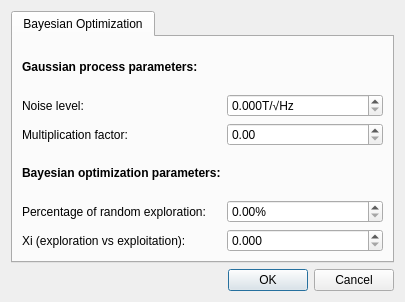
<?xml version="1.0" encoding="UTF-8"?>
<ui version="4.0">
 <class>SettingsDialog</class>
 <widget class="QDialog" name="SettingsDialog">
  <property name="geometry">
   <rect>
    <x>0</x>
    <y>0</y>
    <width>405</width>
    <height>302</height>
   </rect>
  </property>
  <property name="windowTitle">
   <string>qudi: OOP - Settings</string>
  </property>
  <layout class="QGridLayout" name="gridLayout">
   <item row="1" column="0">
    <widget class="QDialogButtonBox" name="buttonBox">
     <property name="orientation">
      <enum>Qt::Horizontal</enum>
     </property>
     <property name="standardButtons">
      <set>QDialogButtonBox::Cancel|QDialogButtonBox::Ok</set>
     </property>
     <property name="centerButtons">
      <bool>false</bool>
     </property>
    </widget>
   </item>
   <item row="0" column="0">
    <widget class="QTabWidget" name="tabWidget">
     <property name="currentIndex">
      <number>0</number>
     </property>
     <widget class="QWidget" name="bayopt_tab">
      <attribute name="title">
       <string>Bayesian Optimization</string>
      </attribute>
      <layout class="QGridLayout" name="gridLayout_2">
       <item row="6" column="0">
        <widget class="QLabel" name="Xi_Label">
         <property name="sizePolicy">
          <sizepolicy hsizetype="Expanding" vsizetype="Preferred">
           <horstretch>0</horstretch>
           <verstretch>0</verstretch>
          </sizepolicy>
         </property>
         <property name="text">
          <string>Xi (exploration vs exploitation):</string>
         </property>
        </widget>
       </item>
       <item row="0" column="0">
        <widget class="QLabel" name="gaussian_Label">
         <property name="text">
          <string>&lt;html&gt;&lt;head/&gt;&lt;body&gt;&lt;p&gt;&lt;span style=&quot; font-weight:600;&quot;&gt;Gaussian process parameters:&lt;/span&gt;&lt;/p&gt;&lt;/body&gt;&lt;/html&gt;</string>
         </property>
        </widget>
       </item>
       <item row="4" column="0">
        <widget class="QLabel" name="bayoppt_Label">
         <property name="sizePolicy">
          <sizepolicy hsizetype="Expanding" vsizetype="Preferred">
           <horstretch>0</horstretch>
           <verstretch>0</verstretch>
          </sizepolicy>
         </property>
         <property name="text">
          <string>&lt;html&gt;&lt;head/&gt;&lt;body&gt;&lt;p&gt;&lt;span style=&quot; font-weight:600;&quot;&gt;Bayesian optimization parameters:&lt;/span&gt;&lt;/p&gt;&lt;/body&gt;&lt;/html&gt;</string>
         </property>
        </widget>
       </item>
       <item row="2" column="0">
        <widget class="QLabel" name="mult_Label">
         <property name="text">
          <string>Multiplication factor:</string>
         </property>
        </widget>
       </item>
       <item row="6" column="1">
        <widget class="QDoubleSpinBox" name="bayopt_xi_DoubleSpinBox">
         <property name="toolTip">
          <string>&lt;html&gt;&lt;head/&gt;&lt;body&gt;&lt;p&gt;Xi controls the degree of exploration versus exploitation of the algorithm. The higher xi is, the more the algorithm will explore new regions, and the lower xi is, the more it will try to exploit region where sensitivity has proven to be small. Recommended default value: 0.1&lt;/p&gt;&lt;/body&gt;&lt;/html&gt;</string>
         </property>
         <property name="decimals">
          <number>3</number>
         </property>
         <property name="maximum">
          <double>1000.000000000000000</double>
         </property>
         <property name="singleStep">
          <double>0.010000000000000</double>
         </property>
        </widget>
       </item>
       <item row="5" column="1">
        <widget class="QDoubleSpinBox" name="bayopt_random_percentage_DoubleSpinBox">
         <property name="toolTip">
          <string>&lt;html&gt;&lt;head/&gt;&lt;body&gt;&lt;p&gt;The first measurement points are selected randomly. This parameter specifies what percentage of the total number of points will be randomly selected . Random points are important because they help diversifying the exploration space. Recommended default value : 35%&lt;/p&gt;&lt;p&gt;&lt;br/&gt;&lt;/p&gt;&lt;/body&gt;&lt;/html&gt;</string>
         </property>
         <property name="suffix">
          <string>%</string>
         </property>
         <property name="maximum">
          <double>100.000000000000000</double>
         </property>
        </widget>
       </item>
       <item row="5" column="0">
        <widget class="QLabel" name="percentage_Label">
         <property name="sizePolicy">
          <sizepolicy hsizetype="Expanding" vsizetype="Preferred">
           <horstretch>0</horstretch>
           <verstretch>0</verstretch>
          </sizepolicy>
         </property>
         <property name="text">
          <string>Percentage of random exploration:</string>
         </property>
        </widget>
       </item>
       <item row="2" column="1">
        <widget class="ScienDSpinBox" name="bayopt_mult_factor_DoubleSpinBox">
         <property name="toolTip">
          <string>&lt;html&gt;&lt;head/&gt;&lt;body&gt;&lt;p&gt;Bayesian optimization works best if the values to optimize are are in the order of 1. The sensitivity values must therefore be multiplied by a specified factor. Recommended default value : 1e5&lt;/p&gt;&lt;/body&gt;&lt;/html&gt;</string>
         </property>
        </widget>
       </item>
       <item row="1" column="0">
        <widget class="QLabel" name="noise_Label">
         <property name="sizePolicy">
          <sizepolicy hsizetype="Expanding" vsizetype="Preferred">
           <horstretch>0</horstretch>
           <verstretch>0</verstretch>
          </sizepolicy>
         </property>
         <property name="text">
          <string>Noise level:</string>
         </property>
        </widget>
       </item>
       <item row="1" column="1">
        <widget class="ScienDSpinBox" name="bayopt_noise_level_DoubleSpinBox">
         <property name="sizePolicy">
          <sizepolicy hsizetype="Expanding" vsizetype="Fixed">
           <horstretch>0</horstretch>
           <verstretch>0</verstretch>
          </sizepolicy>
         </property>
         <property name="toolTip">
          <string>&lt;html&gt;&lt;head/&gt;&lt;body&gt;&lt;p&gt;The noise level defines how far from the measured points the surrogate model can pass. Increasing it provides extra-flexibility which may improve the algorithm's efficiency. Recommended default value : 7e-6 T/√Hz.&lt;/p&gt;&lt;/body&gt;&lt;/html&gt;</string>
         </property>
         <property name="suffix">
          <string>T/√Hz</string>
         </property>
         <property name="decimals">
          <number>3</number>
         </property>
         <property name="singleStep">
          <double>0.010000000000000</double>
         </property>
        </widget>
       </item>
      </layout>
     </widget>
    </widget>
   </item>
  </layout>
 </widget>
 <customwidgets>
  <customwidget>
   <class>ScienDSpinBox</class>
   <extends>QDoubleSpinBox</extends>
   <header>qtwidgets.scientific_spinbox.h</header>
  </customwidget>
 </customwidgets>
 <resources/>
 <connections>
  <connection>
   <sender>buttonBox</sender>
   <signal>accepted()</signal>
   <receiver>SettingsDialog</receiver>
   <slot>accept()</slot>
   <hints>
    <hint type="sourcelabel">
     <x>248</x>
     <y>254</y>
    </hint>
    <hint type="destinationlabel">
     <x>157</x>
     <y>274</y>
    </hint>
   </hints>
  </connection>
  <connection>
   <sender>buttonBox</sender>
   <signal>rejected()</signal>
   <receiver>SettingsDialog</receiver>
   <slot>reject()</slot>
   <hints>
    <hint type="sourcelabel">
     <x>316</x>
     <y>260</y>
    </hint>
    <hint type="destinationlabel">
     <x>286</x>
     <y>274</y>
    </hint>
   </hints>
  </connection>
 </connections>
</ui>
